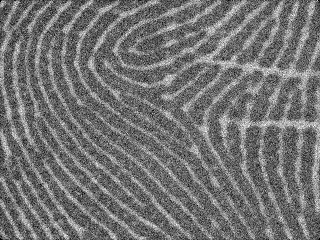
#> input picture im/4.bmp, 320 x 240 px
$ python manual.py
#> lines starting #> are read from the running program, lines starting #| are printed output that depends on the picture; after the words box and inside, x2 and y2 are one past the last pixel; in counts of white or black regions, pixels touching at a corner belong together
import cv2 as cv
import numpy as np
# [5 lines of commented-out code are left out]
file_list = ['4.bmp']

for file in file_list:
    # 读取图片
    origin = cv.imread('./im/' + file, 0)
#> origin is the input picture: shape (240, 320); min 0, max 255, mean 115.2
    # cv.imshow('origin', img)
    # 去噪
    img = cv.medianBlur(origin, 5)
    img = cv.equalizeHist(img)
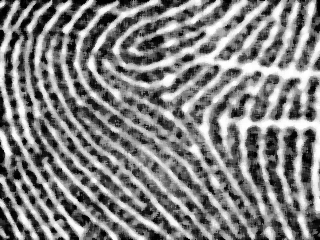
#> img: shape (240, 320); min 0, max 255, mean 129.4
    img = cv.bilateralFilter(img, 9, 75, 75)
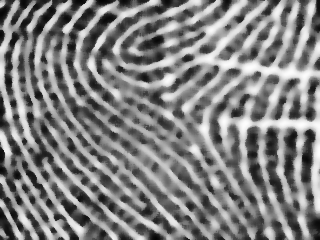
#> img: shape (240, 320); min 3, max 254, mean 129.9
    # cv.imshow('fil', img)
    # 改善对比度和亮度
    for y in range(img.shape[0]):
        for x in range(img.shape[1]):
            img[y, x] = np.clip(0.9 * img[y, x] + (-100), 0, 255)
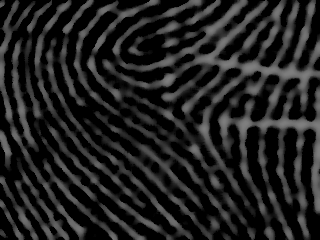
#> img: shape (240, 320); min 0, max 128, mean 32.7
    # cv.imshow('light', img)
    cl = cv.createCLAHE(clipLimit=30, tileGridSize=(8, 8))
    img = cl.apply(img)
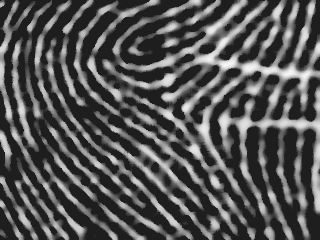
#> img: shape (240, 320); min 30, max 246, mean 84.2
    # cv.imshow('output', img)
    # 二值化
    img = cv.GaussianBlur(img, (3, 3), 0)
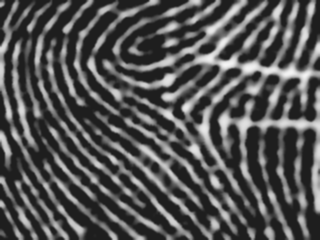
#> img: shape (240, 320); min 30, max 244, mean 84.3
    ret1, img = cv.threshold(img, 50, 255, cv.THRESH_OTSU)
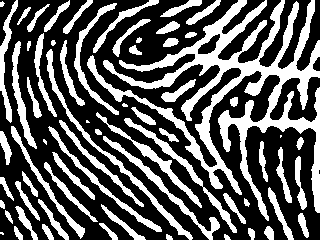
#> img: shape (240, 320); 36% white; 66 white regions (5 under 20 px), largest, box (x1, y1, x2, y2) and area: (87, 0, 320, 221) 11685, (46, 49, 193, 240) 1218, (103, 136, 220, 240) 935
#> ret1 = 99
    # cv.imshow('bi1', img)
    # 写出图片
    cv.imwrite('./op/ridges_' + file, img)
    cv.imshow('before & after', np.hstack([origin, img]))
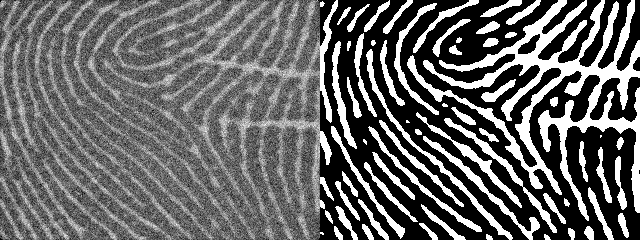
#> window 'before & after': shape (240, 640); min 0, max 255, mean 103.5
    # 结束展示
    cv.waitKey(0)
    cv.destroyAllWindows()

$ run again, with im/14.bmp copied over im/4.bmp
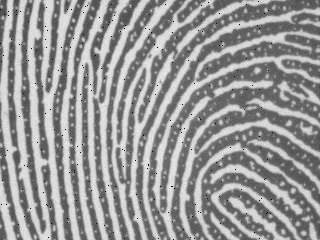
#> input picture im/14.bmp, 320 x 240 px
#> origin is the input picture: shape (240, 320); min 0, max 241, mean 151.3
#> `ret1, img = cv.threshold(img, 50, 255, cv.THRESH_OTSU)`:
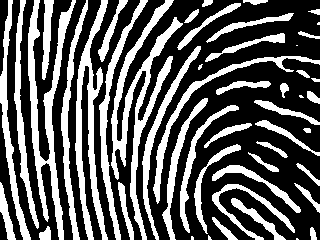
#> img: shape (240, 320); 36% white; 50 white regions (7 under 20 px), largest, box (x1, y1, x2, y2) and area: (111, 0, 183, 240) 3645, (28, 0, 76, 240) 3032, (75, 0, 108, 240) 2665
#> ret1 = 98
#> `cv.imshow('before & after', np.hstack([origin, img]))`:
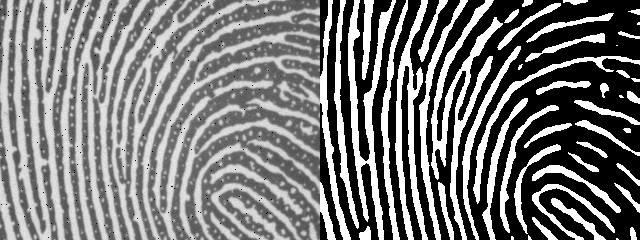
#> window 'before & after': shape (240, 640); min 0, max 255, mean 121.5

$ run again, with im/24.bmp copied over im/4.bmp
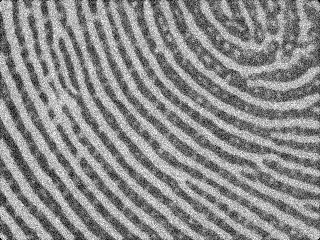
#> input picture im/24.bmp, 320 x 240 px
#> origin is the input picture: shape (240, 320); min 0, max 255, mean 138.5
#> `ret1, img = cv.threshold(img, 50, 255, cv.THRESH_OTSU)`:
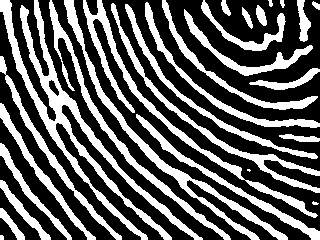
#> img: shape (240, 320); 36.7% white; 28 white regions (3 under 20 px), largest, box (x1, y1, x2, y2) and area: (0, 0, 203, 240) 5684, (64, 0, 288, 240) 2821, (83, 0, 318, 218) 2670
#> ret1 = 97
#> `cv.imshow('before & after', np.hstack([origin, img]))`:
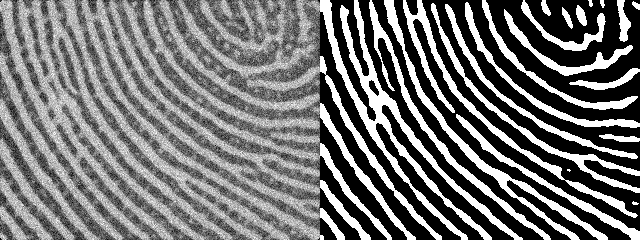
#> window 'before & after': shape (240, 640); min 0, max 255, mean 116

$ run again, with im/12.bmp copied over im/4.bmp
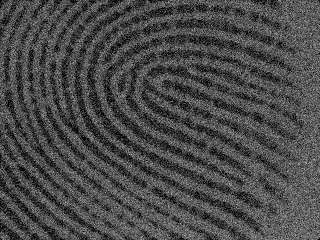
#> input picture im/12.bmp, 320 x 240 px
#> origin is the input picture: shape (240, 320); min 0, max 193, mean 74.3
#> ret1 = 99
#> `cv.imshow('before & after', np.hstack([origin, img]))`:
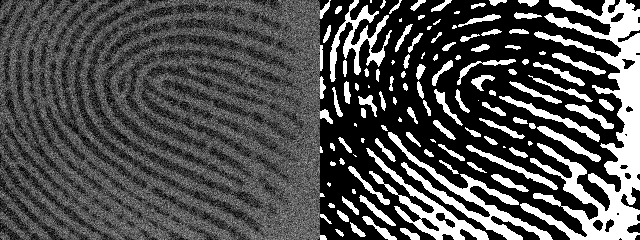
#> window 'before & after': shape (240, 640); min 0, max 255, mean 81.2
